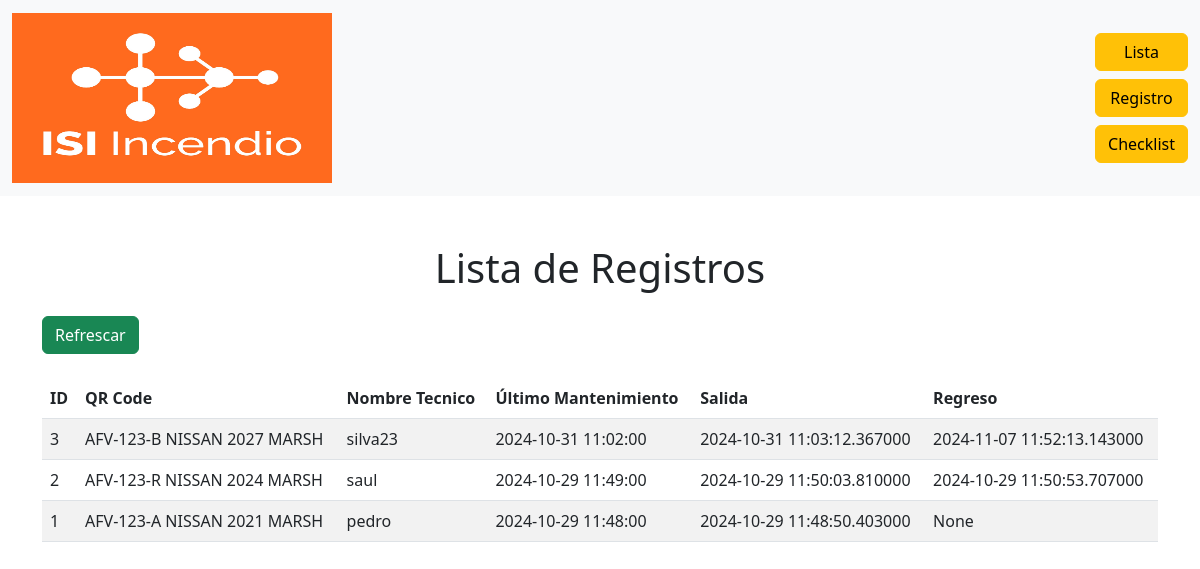
Screenshot of /lista with the database file from the repository.
### tables this page shows
CREATE TABLE RegistrosAutos (
            id INTEGER PRIMARY KEY AUTOINCREMENT,
            qr_code TEXT,
            nombre_tecnico TEXT,
            ultimo_mantenimiento TIMESTAMP,
            salida TIMESTAMP,
            regreso TIMESTAMP
        );

### carro.py (the view)
@app.route('/lista')
def lista():
    registros = []
    try:
        conn = get_db_connection()
        cursor = conn.cursor()
        cursor.execute("SELECT * FROM RegistrosAutos ORDER BY id DESC")
        registros = cursor.fetchall()
    except Exception as e:
        print(f"Error al consultar la base de datos en lista: {e}")
    finally:
        if 'conn' in locals():
            conn.close()
    return render_template('lista.html', registros=registros)

### carro.py (called while the page is built)
def get_db_connection():
    conn = sqlite3.connect('instance/carros.db')
    conn.row_factory = sqlite3.Row
    return conn

### templates/lista.html (shortened to what this page needs)
<!DOCTYPE html>
<html lang="es">
<head>
    <link href="https://cdn.jsdelivr.net/npm/bootstrap@5.3.0-alpha1/dist/css/bootstrap.min.css" rel="stylesheet">
</head>
<body>
    <nav class="navbar navbar-light bg-light">
        <div class="container-fluid">
            <a class="navbar-brand" href="{{ url_for('index') }}">
                <img src="static\Logotipo-ISI-Naranja-RGB sin marca_Mesa de trabajo 1.jpg" alt="Logo">
            </a>
            <div class="navbar-nav">
                <a class="btn btn-warning" href="{{ url_for('lista') }}">Lista</a>
                <a class="btn btn-warning mt-2" href="{{ url_for('index') }}">Registro</a>
                <a class="btn btn-warning mt-2" href="{{ url_for('checklist') }}">Checklist</a>
            </div>
        </div>
    </nav>
    <div class="container mt-5">
        <h1 class="text-center mb-4">Lista de Registros</h1>
        <a href="{{ url_for('lista') }}" class="btn btn-success mb-4">Refrescar</a>
        <table class="table table-striped">
            <thead>
                <tr>
                    <th>ID</th>
                    <th>QR Code</th>
                    <th>Nombre Tecnico</th>
                    <th>Último Mantenimiento</th>
                    <th>Salida</th>
                    <th>Regreso</th>
                </tr>
            </thead>
            <tbody>
                {% for registro in registros %}
                <tr>
                    <td>{{ registro[0] }}</td>
                    <td>{{ registro[1] }}</td>
                    <td>{{ registro[2] }}</td>
                    <td>{{ registro[3] }}</td>
                    <td>{{ registro[4] }}</td>
                    <td>{{ registro[5] }}</td>
                </tr>
                {% endfor %}
            </tbody>
        </table>
    </div>
</body>
</html>

### templates/lista.html (style rules this page uses)
.navbar-brand img { width: 320px; height: 170px; }
.navbar-nav { margin-left: auto; }

### rows the page displays
RegistrosAutos: id "3", qr_code "AFV-123-B NISSAN 2027 MARSH", nombre_tecnico "silva23", ultimo_mantenimiento "2024-10-31 11:02:00", salida "2024-10-31 11:03:12.367000", regreso "2024-11-07 11:52:13.143000"
RegistrosAutos: id "2", qr_code "AFV-123-R NISSAN 2024 MARSH", nombre_tecnico "saul", ultimo_mantenimiento "2024-10-29 11:49:00", salida "2024-10-29 11:50:03.810000", regreso "2024-10-29 11:50:53.707000"
RegistrosAutos: id "1", qr_code "AFV-123-A NISSAN 2021 MARSH", nombre_tecnico "pedro", ultimo_mantenimiento "2024-10-29 11:48:00", salida "2024-10-29 11:48:50.403000", registro "None"
